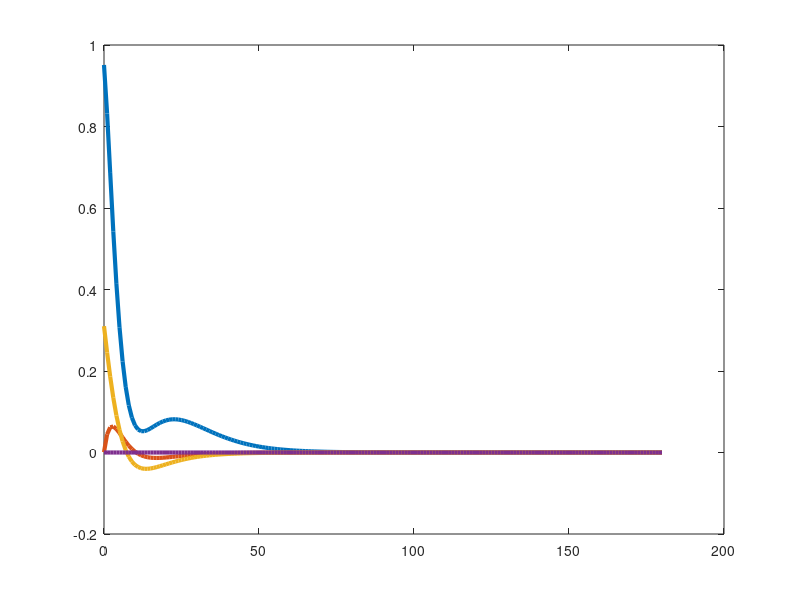

Here is the MATLAB script that generated this plot: (Note: this script raises an error after producing the figure.)

% Parameters
k0 = 0.0165;              % Insulin-independent fractional removal rate
a1 = 0.394;                   % a1 - a6 parameters
a2 = 0.142;                 
a3 = 0.251;
a4 = 0.394;
a5 = (3.15*10^-8)*(7.5*10^-6);
a6 = 2.8*10^3*(7.5*10^-6);

% Equilibrium point (upright)
x_bar1 = 0.95;
x_bar3 = 0.3;
x_bar2 = (a2*x_bar3)/a1;
x_bar4 = (a5*x_bar3)/a6;
x_bar = [x_bar1;
         x_bar2;
         x_bar3;
         x_bar4]; 

u_bar = [x_bar1*(k0+x_bar2);
         (a3 + a2*a3*a4 + a5)*(x_bar3)];
y_bar = x_bar1; 

% A and B Matrix Formation (Jacobian Linearisation Matrix)
A = [1-(k0+x_bar2), -(x_bar1), 0, 0; 
     0, 1-a1, a2, 0; 
     0, a4, 1-a3, a6; 
     0, 0, a5, 1-a6];

B = [1, 0; 
     0, 0;
     0, 1;
     0, 0];

% Calculate and print the eigenvalues, checking for stability
eigenvalues = eig(A);
disp('Eigenvalues of the matrix A:');
disp(eigenvalues);

% Desired regulation point (regulation to zero)
xf = [0; 0; 0; 0];

% Compute steady-state input (ubar)
ubar = B \ ((eye(4) - A) * xf);
residual = norm((eye(4) - A) * xf - B * ubar);  % Optional check

% Check controllability matrix
ctrl = [B, A*B, A^2*B, A^3*B];
rankC = rank(ctrl);
disp('Rank of the controllability matrix:');
disp(rankC);

% Feedback design
P_test = [0.7, 0.85, 0.9, 0.8];
K = place(A, B, P_test); 
disp('K-gain:');
disp(K);

% Initial States
T = 180;
x = zeros(4, T+1);
% With slight perturbation
x(:,1) = [0.951; ((0.01651 + (a2/a1)*(x(3)))/0.951)-0.0165; 0.31; 0];
u = zeros(2, T);
u(:,1) = [x(1,1)*(k0+x(2,1)); (a3 + a2*a3*a4 + a5)*(x(3,1))];
y = zeros(1, T+1);
y(:,1) = x(1);

% Simulation loop
for t = 1:T
    u(:,t) = ubar - K * (x(:,t) - xf);
    x(:,t+1) = A * x(:,t) + B * u(:,t);
end

% Plotting results
figure;
plot(0:T, x(1,:), '-', 'LineWidth', 3, 'DisplayName', '$x_1(t)$');
hold on;
plot(0:T, x(2,:), '-', 'LineWidth', 3, 'DisplayName', '$x_2(t)$');
plot(0:T, x(3,:), '-', 'LineWidth', 3, 'DisplayName', '$x_3(t)$');
plot(0:T, x(4,:), '-', 'LineWidth', 3, 'DisplayName', '$x_4(t)$');
yline(x_bar(1), '--', 'LineWidth', 2, 'HandleVisibility', 'off');
yline(x_bar(2), '--', 'LineWidth', 2, 'HandleVisibility', 'off');
yline(x_bar(3), '--', 'LineWidth', 2, 'HandleVisibility', 'off');
yline(x_bar(4), '--', 'LineWidth', 2, 'HandleVisibility', 'off');
xlabel('Time Step $t$', 'FontSize', 28, 'Interpreter', 'latex');
ylabel('State Components $x_i(t)$', 'FontSize', 28, 'Interpreter', 'latex');
title('State Convergence to $x_f$ from $x_0$ (Linearised Controller)', 'FontSize', 32, 'Interpreter', 'latex');
legend('FontSize', 24, 'Interpreter', 'latex', 'Location', 'best');
grid on;
set(gca, 'FontSize', 24);
